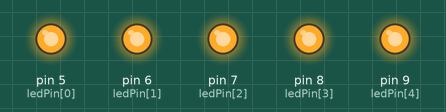
Simulated run of this sketch. Board: Arduino Uno, built with avr-gcc and run on an emulated ATmega328P. Parts: output pins drawn as LEDs (lit = HIGH).

Above: at 0.3 s.
At 2.1 s:
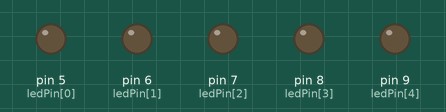
Timing chart, 0 to 3.0 s (numbered marks = the images above):
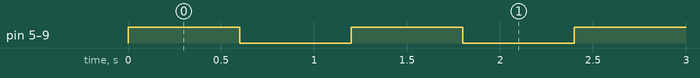

Measured:
- by itself, pin 5 (ledPin[0]), pin 6 (ledPin[1]), pin 7 (ledPin[2]), pin 8 (ledPin[3]), pin 9 (ledPin[4]): alternates HIGH for 0.60 s and LOW for 0.60 s

The sketch:

arrays_contd.ino
```cpp
int ledPin[] ={5,6,7,8,9};
/*
-ledPins[0] = 5
-ledPins[1] = 6 ... etc

*/

void setup() {

// for loop that sets all LED pins to output
for(int i = 0; i < 5; i++) {
pinMode(ledPin[i], OUTPUT);
}

}

void loop() {

  for(int i = 0; i < 5; i++) {
digitalWrite(ledPin[i], HIGH);
  }

  delay(600);

   for(int i = 0; i < 5; i++) {
digitalWrite(ledPin[i], LOW);
  }

  delay(600);

}
```
